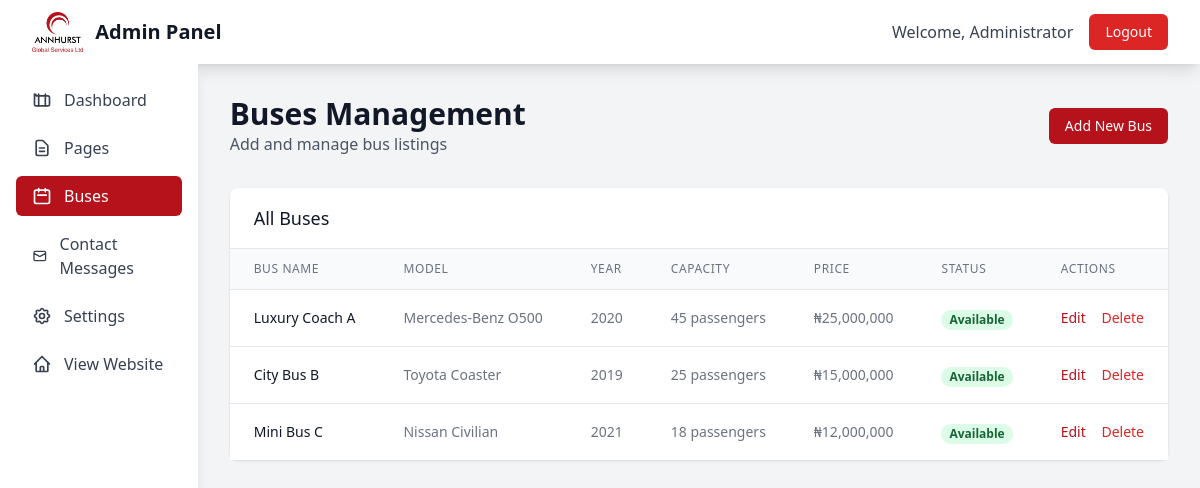
The page /admin/buses.php (signed in) on the database its author committed.
### tables this page shows
CREATE TABLE buses (
    id INT AUTO_INCREMENT PRIMARY KEY,
    bus_name VARCHAR(255) NOT NULL,
    model VARCHAR(100),
    year INT,
    capacity INT,
    price DECIMAL(10, 2),
    description TEXT,
    features TEXT,
    images TEXT,  
    status ENUM('available', 'sold', 'reserved') DEFAULT 'available',
    created_at TIMESTAMP DEFAULT CURRENT_TIMESTAMP,
    updated_at TIMESTAMP DEFAULT CURRENT_TIMESTAMP ON UPDATE CURRENT_TIMESTAMP
);

### admin/buses.php (the view, shortened to what this page needs)
<?php
$action = $_GET['action'] ?? 'list';
function getBuses() {
    try {
        $pdo = getDBConnection();
        $stmt = $pdo->query("SELECT * FROM buses ORDER BY created_at DESC");
        return $stmt->fetchAll();
    } catch (Exception $e) {
        return [];
    }
}
$buses = getBuses();
?>
<!DOCTYPE html>
<html lang="en">
<head>
    <script src="https://cdn.tailwindcss.com"></script>
</head>
<body class="bg-gray-100">
    <nav class="bg-white shadow-lg">
        <div class="max-w-7xl mx-auto px-4 sm:px-6 lg:px-8">
            <div class="flex justify-between h-16">
                <div class="flex items-center">
                    <div class="flex-shrink-0">
                        <div class="flex items-center">
                            <div class="rounded-lg flex items-center justify-center mr-3">
                                <img src="../img/ann.png" alt="Annhurst Transport" class="h-10 w-auto">
                            </div>
                            <span class="text-xl font-bold text-gray-900">Admin Panel</span>
                        </div>
                    </div>
                </div>
                <div class="flex items-center space-x-4">
                    <span class="text-gray-700">Welcome, <?php echo htmlspecialchars($_SESSION['admin_name']); ?></span>
                    <a href="logout.php" class="bg-red-600 hover:bg-red-700 text-white px-4 py-2 rounded-md text-sm font-medium transition-colors">Logout</a>
                </div>
            </div>
        </div>
    </nav>
    <div class="flex">
        <div class="w-64 bg-white shadow-lg min-h-screen">
            <div class="p-4">
                <nav class="space-y-2">
                    <a href="dashboard.php" class="flex items-center px-4 py-2 text-gray-700 hover:bg-gray-100 rounded-md">
                        Dashboard
                    </a>
                    <a href="pages.php" class="flex items-center px-4 py-2 text-gray-700 hover:bg-gray-100 rounded-md">
                        <svg class="w-5 h-5 mr-3" fill="none" stroke="currentColor" viewBox="0 0 24 24">
                            <path stroke-linecap="round" stroke-linejoin="round" stroke-width="2" d="M9 12h6m-6 4h6m2 5H7a2 2 0 01-2-2V5a2 2 0 012-2h5.586a1 1 0 01.707.293l5.414 5.414a1 1 0 01.293.707V19a2 2 0 01-2 2z"></path>
                        </svg>
                        Pages
                    </a>
                    <a href="buses.php" class="flex items-center px-4 py-2 text-gray-700 bg-primary text-white rounded-md">
                        <svg class="w-5 h-5 mr-3" fill="none" stroke="currentColor" viewBox="0 0 24 24">
                            <path stroke-linecap="round" stroke-linejoin="round" stroke-width="2" d="M8 7V3m8 4V3m-9 8h10M5 21h14a2 2 0 002-2V7a2 2 0 00-2-2H5a2 2 0 00-2 2v12a2 2 0 002 2z"></path>
                        </svg>
                        Buses
                    </a>
                    <a href="contacts.php" class="flex items-center px-4 py-2 text-gray-700 hover:bg-gray-100 rounded-md">
                        <svg class="w-5 h-5 mr-3" fill="none" stroke="currentColor" viewBox="0 0 24 24">
                            <path stroke-linecap="round" stroke-linejoin="round" stroke-width="2" d="M3 8l7.89 4.26a2 2 0 002.22 0L21 8M5 19h14a2 2 0 002-2V7a2 2 0 00-2-2H5a2 2 0 00-2 2v10a2 2 0 002 2z"></path>
                        </svg>
                        Contact Messages
                    </a>
                    <a href="settings.php" class="flex items-center px-4 py-2 text-gray-700 hover:bg-gray-100 rounded-md">
                        Settings
                    </a>
                    <a href="../index.php" class="flex items-center px-4 py-2 text-gray-700 hover:bg-gray-100 rounded-md">
                        <svg class="w-5 h-5 mr-3" fill="none" stroke="currentColor" viewBox="0 0 24 24">
                            <path stroke-linecap="round" stroke-linejoin="round" stroke-width="2" d="M3 12l2-2m0 0l7-7 7 7M5 10v10a1 1 0 001 1h3m10-11l2 2m-2-2v10a1 1 0 01-1 1h-3m-6 0a1 1 0 001-1v-4a1 1 0 011-1h2a1 1 0 011 1v4a1 1 0 001 1m-6 0h6"></path>
                        </svg>
                        View Website
                    </a>
                </nav>
            </div>
        </div>
        <div class="flex-1 p-8">
            <div class="mb-8 flex justify-between items-center">
                <div>
                    <h1 class="text-3xl font-bold text-gray-900">Buses Management</h1>
                    <p class="text-gray-600">Add and manage bus listings</p>
                </div>
                <?php if ($action === 'list'): ?>
                    <a href="?action=new" class="bg-primary hover:bg-primary-dark text-white px-4 py-2 rounded-md text-sm font-medium transition-colors">
                        Add New Bus
                    </a>
                <?php endif; ?>
            </div>
            <?php if ($action === 'list'): ?>
                <div class="bg-white shadow rounded-lg">
                    <div class="px-6 py-4 border-b border-gray-200">
                        <h3 class="text-lg font-medium text-gray-900">All Buses</h3>
                    </div>
                    <div class="overflow-x-auto">
                        <table class="min-w-full divide-y divide-gray-200">
                            <thead class="bg-gray-50">
                                <tr>
                                    <th class="px-6 py-3 text-left text-xs font-medium text-gray-500 uppercase tracking-wider">Bus Name</th>
                                    <th class="px-6 py-3 text-left text-xs font-medium text-gray-500 uppercase tracking-wider">Model</th>
                                    <th class="px-6 py-3 text-left text-xs font-medium text-gray-500 uppercase tracking-wider">Year</th>
                                    <th class="px-6 py-3 text-left text-xs font-medium text-gray-500 uppercase tracking-wider">Capacity</th>
                                    <th class="px-6 py-3 text-left text-xs font-medium text-gray-500 uppercase tracking-wider">Price</th>
                                    <th class="px-6 py-3 text-left text-xs font-medium text-gray-500 uppercase tracking-wider">Status</th>
                                    <th class="px-6 py-3 text-left text-xs font-medium text-gray-500 uppercase tracking-wider">Actions</th>
                                </tr>
                            </thead>
                            <tbody class="bg-white divide-y divide-gray-200">
                                <?php foreach ($buses as $bus): ?>
                                <tr>
                                    <td class="px-6 py-4 whitespace-nowrap">
                                        <div class="text-sm font-medium text-gray-900"><?php echo htmlspecialchars($bus['bus_name']); ?></div>
                                    </td>
                                    <td class="px-6 py-4 whitespace-nowrap">
                                        <div class="text-sm text-gray-500"><?php echo htmlspecialchars($bus['model']); ?></div>
                                    </td>
                                    <td class="px-6 py-4 whitespace-nowrap text-sm text-gray-500">
                                        <?php echo $bus['year']; ?>
                                    </td>
                                    <td class="px-6 py-4 whitespace-nowrap text-sm text-gray-500">
                                        <?php echo $bus['capacity']; ?> passengers
                                    </td>
                                    <td class="px-6 py-4 whitespace-nowrap text-sm text-gray-500">
                                        ₦<?php echo number_format($bus['price']); ?>
                                    </td>
                                    <td class="px-6 py-4 whitespace-nowrap">
                                        <span class="px-2 inline-flex text-xs leading-5 font-semibold rounded-full
                                            <?php echo $bus['status'] === 'available' ? 'bg-green-100 text-green-800' :
                                                  ($bus['status'] === 'sold' ? 'bg-red-100 text-red-800' : 'bg-yellow-100 text-yellow-800'); ?>">
                                            <?php echo ucfirst($bus['status']); ?>
                                        </span>
                                    </td>
                                    <td class="px-6 py-4 whitespace-nowrap text-sm font-medium">
                                        <a href="?action=edit&id=<?php echo $bus['id']; ?>" class="text-primary hover:text-primary-dark mr-3">Edit</a>
                                        <form method="POST" class="inline" onsubmit="return confirm('Are you sure you want to delete this bus?')">
                                            <button type="submit" name="action" value="delete" class="text-red-600 hover:text-red-900">Delete</button>
                                        </form>
                                    </td>
                                </tr>
                                <?php endforeach; ?>
                            </tbody>
                        </table>
                    </div>
                </div>
            <?php endif; ?>
        </div>
    </div>
</body>
</html>

### rows shown on the page
buses: bus_name "Luxury Coach A", model "Mercedes-Benz O500", year "2020", capacity "45", price "25,000,000", status "Available"
buses: bus_name "City Bus B", model "Toyota Coaster", year "2019", capacity "25", price "15,000,000", status "Available"
buses: bus_name "Mini Bus C", model "Nissan Civilian", year "2021", capacity "18", price "12,000,000", status "Available"

### other values the page prints
$_SESSION['admin_name'] "Administrator"
